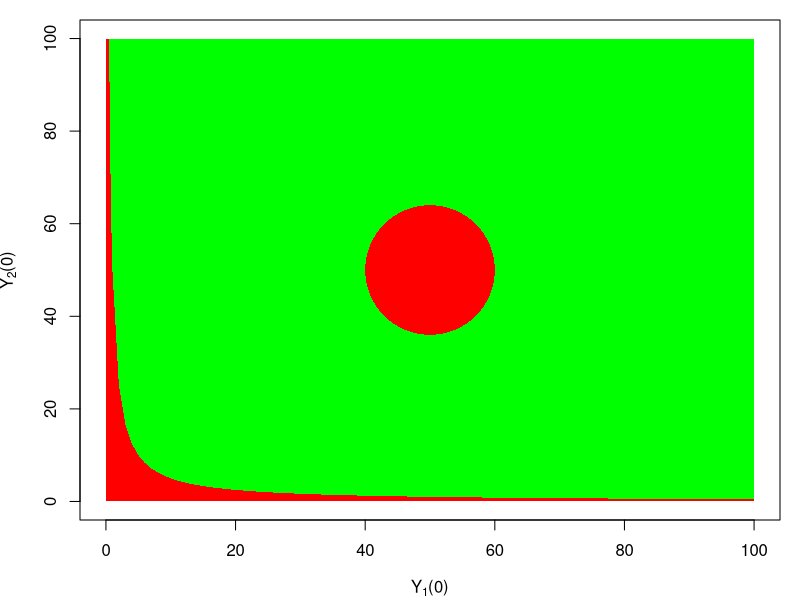

R code for this plot:
library("plotrix")
mar <- c(4, 4, 1, 1)
width <- 5
height <- 4

pdf("../images/generated/analysis-goal.pdf", width=width, height=height)
par(mar = mar)
plot(0:100, 0:100, col="white", xlab=expression(paste(Y[1], "(0)")), ylab=expression(paste(Y[2], "(0)")))
x <- c(seq(from=0.01, to=0.99, by=0.01), 1:100)
y <- 50/x
temp <- c()
for (i in y) {
	temp <- c(temp, if (i > 100) { 100 } else { i });
}
y <- temp
polygon(c(0, 0, x, 100), c(0, 100, y, 0), col="red", border=NA)
polygon(c(100, x), c(100, y), col="green", border=NA)
draw.circle(50, 50, 10, col="red", border=NA)
dev.off()
